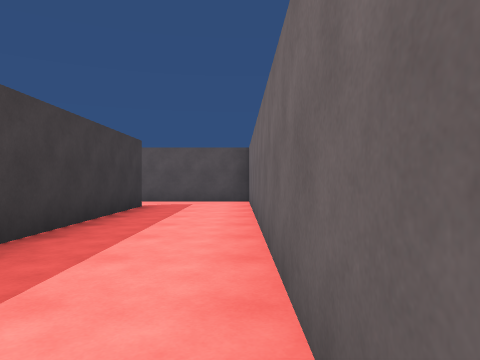
view 1 (above)

23 first-person views from a walk through a 3-D level made in the Unity game engine. The camera is 1.2 m above the floor, looks level and sees 70° across. The floor is counted in squares, 2 m on a side. Each view is taken from the middle of a square. On the plan, view 1 faces up. The plan holds only what a view shows up to about 10 squares ahead; the rest is blank. The place goes on beyond the plan. The player character is not drawn.

view 2
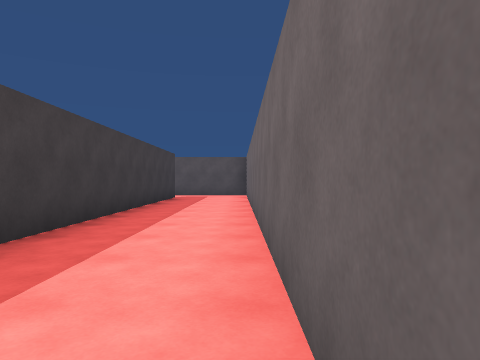

view 3
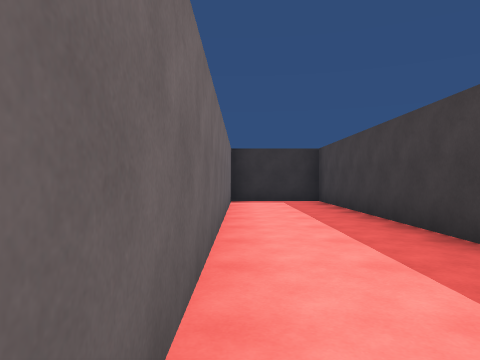

view 4
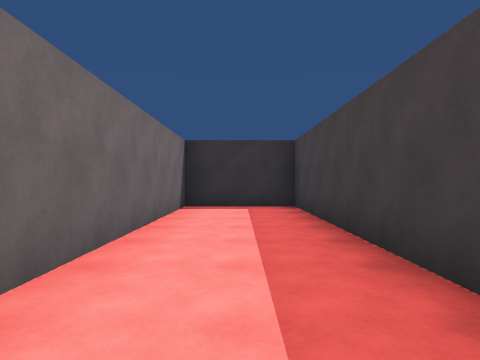

view 5
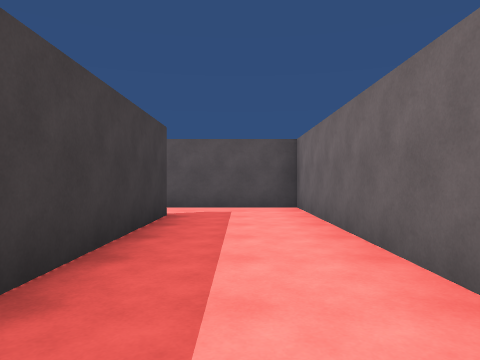

view 6
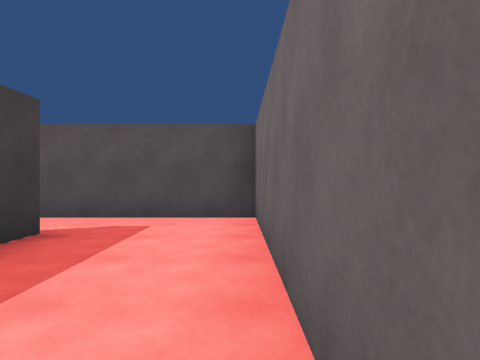

view 7
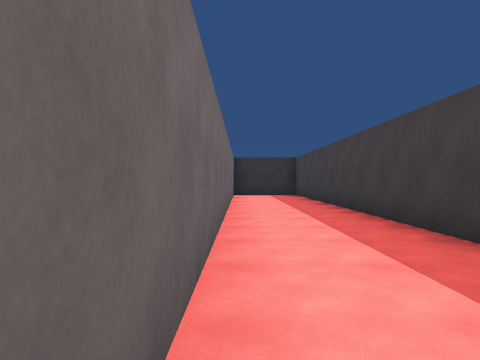

view 8
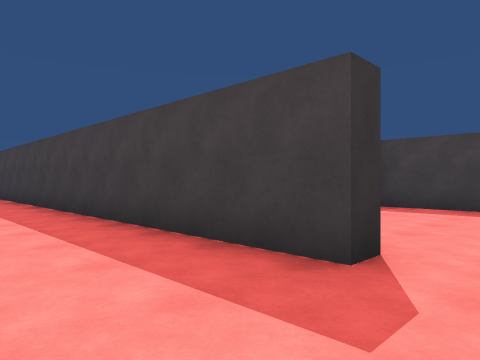

view 9
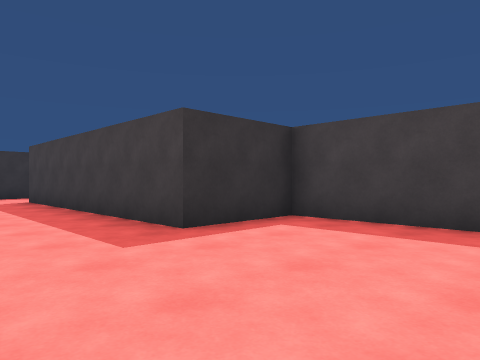

view 10
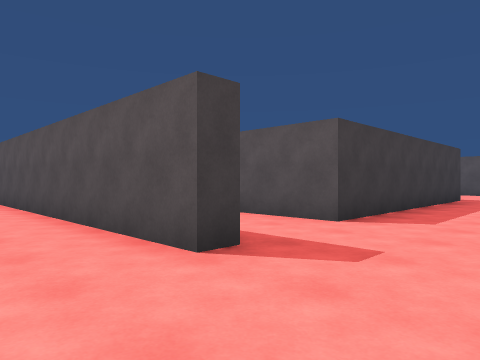

view 11
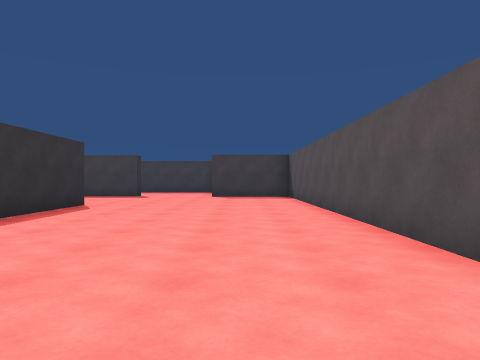

view 12
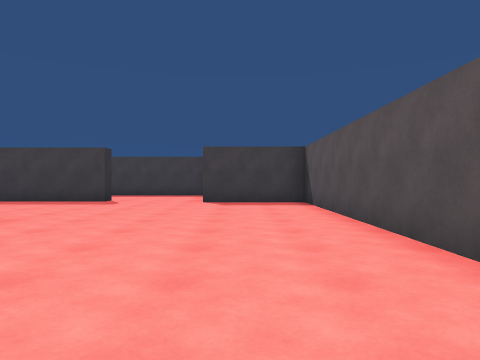

view 13
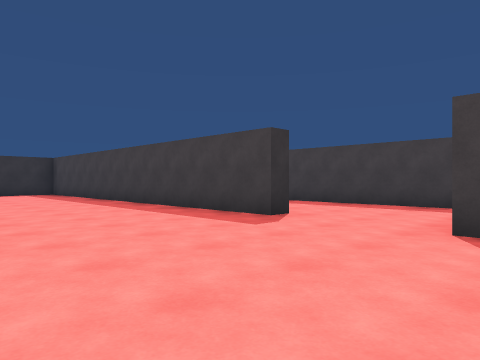

view 14
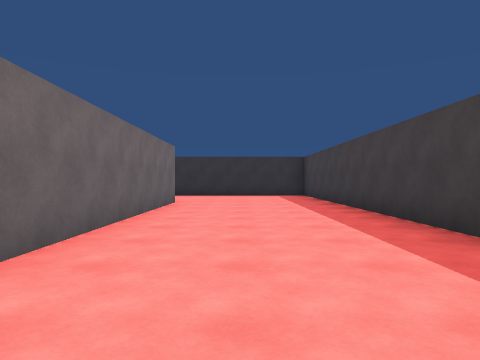

view 15
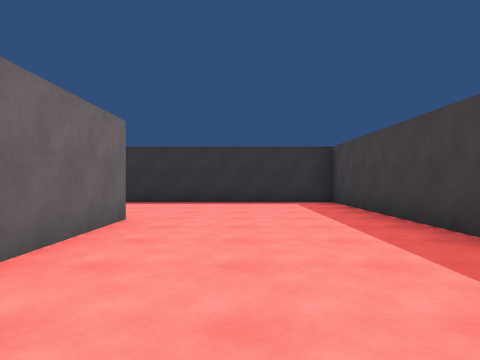

view 16
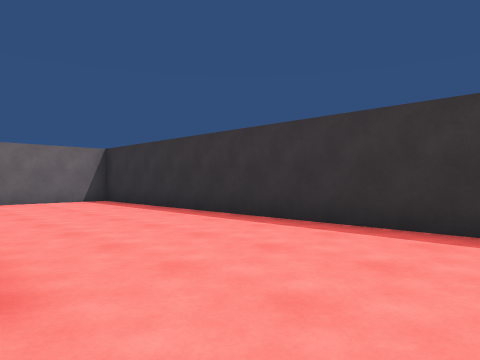

view 17
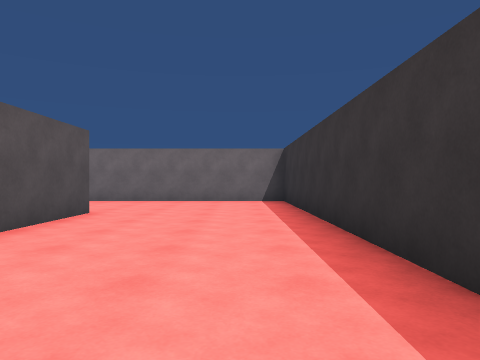

view 18
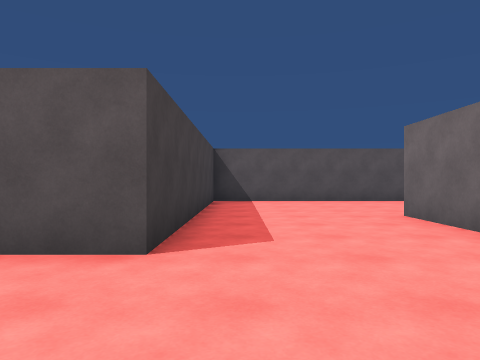

view 19
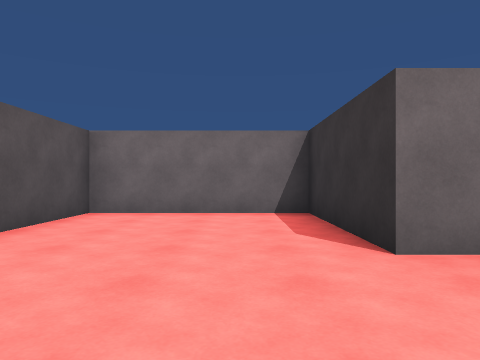

view 20
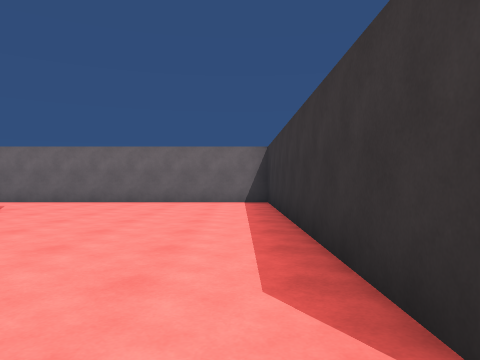

view 21
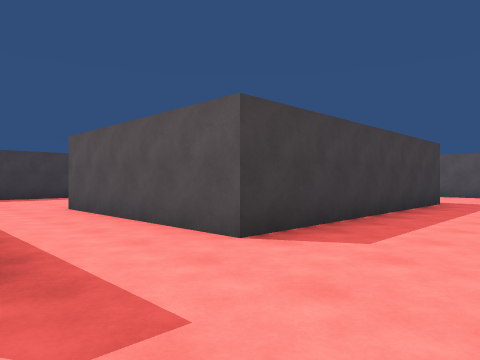

view 22
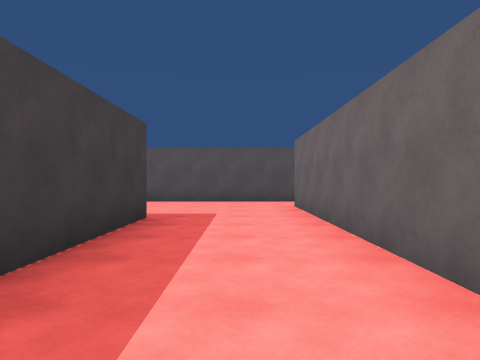

view 23
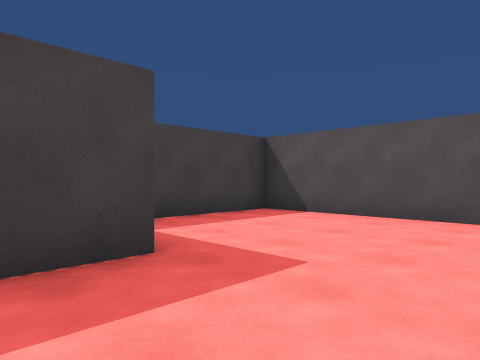

### Floor plan
Points are (right, up) in squares from view 1. A wall is a line through its corners. A room is listed if a view was taken in it or the views show most of it. See-through windows are left out.
Room 1 (views 1, 2, 3, 4, 5, 6, 7, 8)
walls: (-2.7, 7.9) (-2.3, 7.9) (-2.3, -9.8) (0.3, -9.8) (0.3, 9.5) (-2.4, 9.5)
ways out: opening at (-2, 8.5) to room 2
Room 2 (views 9, 10, 11, 12, 13, 14, 15, 16, 17, 18, 19, 20, 21, 22, 23)
walls: (-11.2, -9.8) (-2.7, -9.8) (-2.7, -2.5); (-5.2, -3.8) (-5.2, -4.2) (-15.3, -4.2) (-15.3, -7); (-16, -9.8) (-15.5, -9.8) (-15.5, -21.3) (-3.3, -21.3) (-3.3, -14.3) (0.3, -14.3) (0.3, -10.3) (-6.7, -10.3) (-6.7, -17.3) (-9.1, -17.3); (-11.3, -17.2) (-11.3, -10.5); (-2.7, 1.8) (-2.7, 7.9); (-2.4, 9.5) (-7.8, 9.5) (-7.8, 5.5) (-5.5, 5.5) (-5.5, -1.5) (-10.5, -1.5)
ways out: opening at (-2, 8.5) to room 1; opening at (-16, -8.5); opening at (-10.5, -2.5)

Positions as (right, up) in squares from view 1, and headings:
1: (0, 0), facing up
2: (0, -4), facing up
3: (0, 0), facing down
4: (-1, -2), facing down
5: (-1, 2), facing up
6: (0, 4), facing up
7: (0, 4), facing down
8: (0, 9), facing down-left
9: (-3, 9), facing down-left
10: (-3, -6), facing up-left
11: (-3, -6), facing left
12: (-6, -6), facing left
13: (-11, -6), facing down-left
14: (-13, -8), facing down
15: (-13, -12), facing down
16: (-13, -17), facing down-right
17: (-13, -20), facing right
18: (-6, -20), facing up
19: (-6, -13), facing right
20: (-12, -9), facing right
21: (-3, -4), facing up-left
22: (-4, 0), facing up
23: (-3, 4), facing up-left
